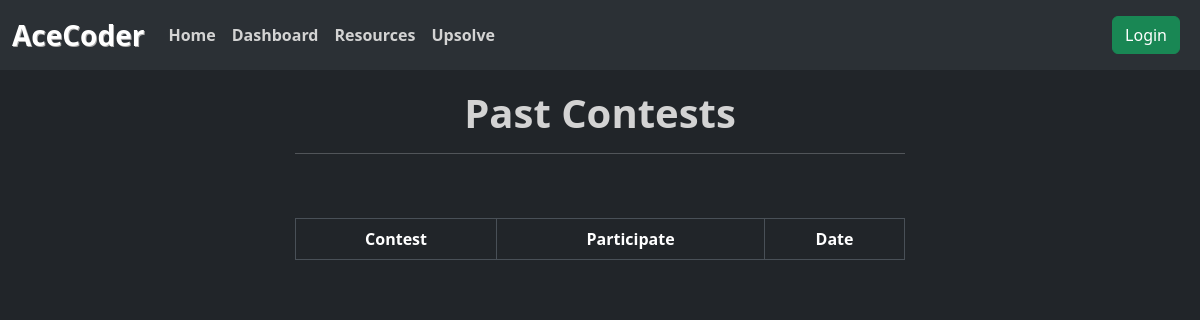
The page /upsolve/ on the database as committed earlier.
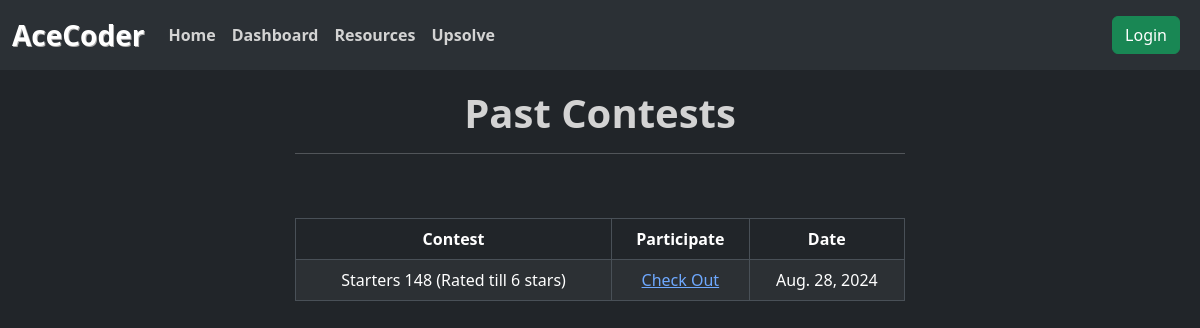
The same page on the database as committed later.
### upsolve/models.py (models this page shows, shortened)
class Contest(models.Model):
    name = models.CharField(max_length=10, primary_key=True)
    contest = models.CharField(max_length=50)
    link = models.URLField()
    solution_link = models.URLField(default='')
    date = models.DateField()
    duration = models.SmallIntegerField()
    contest_problems = models.ManyToManyField(ContestProblem)

### upsolve/views.py (the view)
# urls.py: path("", views.upsolve_home, name="upsolve_home"),
def upsolve_home(request):
    contests = Contest.objects.all()
    return render(request, 'upsolve_home.html', {'contests': contests})

### AceCoder/context_processors.py (called while the page is built)
def add_is_admin(request):
    is_admin = False
    if request.user.is_authenticated:
        is_admin = request.user.groups.filter(name='admin').exists()
    return {'is_admin': is_admin}

### upsolve/templates/upsolve_home.html (shortened to what this page needs)
{% extends "resources_base.html" %}
{% load static %}
{% block content %}
    <h1 style="font-weight: bold; text-align: center; color: lightgrey">Past Contests</h1>
    <hr>
    <br><br>
    <div class="table-responsive">
        <table class="table table-striped table-bordered">
            <thead>
                <tr style="text-align: center">
                    <th> Contest </th>
                    <th> Participate </th>
                    <th> Date </th>
                </tr>
            </thead>
            <tbody>
                {% for contest in contests %}
                <tr style="text-align: center">
                    <td> {{contest.contest}} </td>
                    <td> <a href="{% url "contest_page" contest.name %}" > Check Out </a> </td>
                    <td> {{contest.date}} </td>
                </tr>
                {% endfor %}
            </tbody>
        </table>
    </div>
{% endblock %}

### resources/templates/resources_base.html (shortened to what this page needs)
{% load static %}
<!doctype html>
<html lang="en" data-bs-theme="dark">
    <head>
        {% include "navbar.html" %}
        <link href="https://cdn.jsdelivr.net/npm/bootstrap@5.3.3/dist/css/bootstrap.min.css" rel="stylesheet">
        <link rel="stylesheet" href="{% static 'style.css' %}">
    </head>
    <body>
        <div class="main-content">
            {% block content %}
            {% endblock %}
        </div>
    </body>
</html>

### templates/navbar.html (shortened to what this page needs)
{% load socialaccount %}
<nav class="navbar navbar-expand-lg bg-body-tertiary">
    <div class="container-fluid">
        <a class="navbar-brand" href="{% url 'home' %}" style="font-weight: bold; color: white; text-shadow: 1px 1px darkgrey; font-size: 28px">AceCoder</a>
        <div class="collapse navbar-collapse" id="navbarText">
        <ul class="navbar-nav me-auto mb-2 mb-lg-0">
            <li class="nav-item">
            <a class="nav-link active" aria-current="page" href="{% url "home" %}" style="font-weight: bold; color: lightgrey">Home</a>
            </li>
            <li class="nav-item">
            <a class="nav-link active" href="{% url "dashboard" %}" style="font-weight: bold; color: lightgrey">Dashboard</a>
            </li>
            <li class="nav-item">
            <a class="nav-link active" href="{% url "resources_home" %}" style="font-weight: bold; color: lightgrey">Resources</a>
            </li>
            <li class="nav-item">
                <a class="nav-link active" href="{% url "upsolve_home" %}" style="font-weight: bold; color: lightgrey">Upsolve</a>
            </li>
        </ul>
        <ul class="navbar-nav ms-auto mb-2 mb-lg-0">
            {% if user.is_authenticated %}
            <li class="nav-item d-flex align-items-center" style="font-weight: bold; margin-right: 20px">
                Role: {% if is_admin %} <div style="color: red; padding-left: 10px"> Admin</div> {% else %} Student {% endif %}
            </li>
            <li class="nav-item">
                <a class="nav-link active" href="{% url 'account_logout' %}" style="font-weight: bold; color: lightgrey"><button class='btn btn-danger' style="color: white">Logout</button></a>
            </li>
            {% else %}
            <li class="nav-item">
                <a class="nav-link active" href="{% provider_login_url 'google' %}?next=/" style="font-weight: bold; color: lightgrey"><button class='btn btn-success' style="color: white">Login</button></a>
            </li>
            {% endif %}
        </ul>
        </div>
    </div>
</nav>

### static/style.css (style rules this page uses)
.main-content { margin-top: 69px; margin-left: 275px; margin-right: 275px; padding: 20px; z-index: 0; overflow: auto; }
html body nav.navbar { position: fixed; top: 0; left: 0; width: 100%; z-index: 1030; }

Rows that differ between the two databases and show on the page:
added Contest: contest "Starters 148 (Rated till 6 stars)", date "Aug. 28, 2024"
